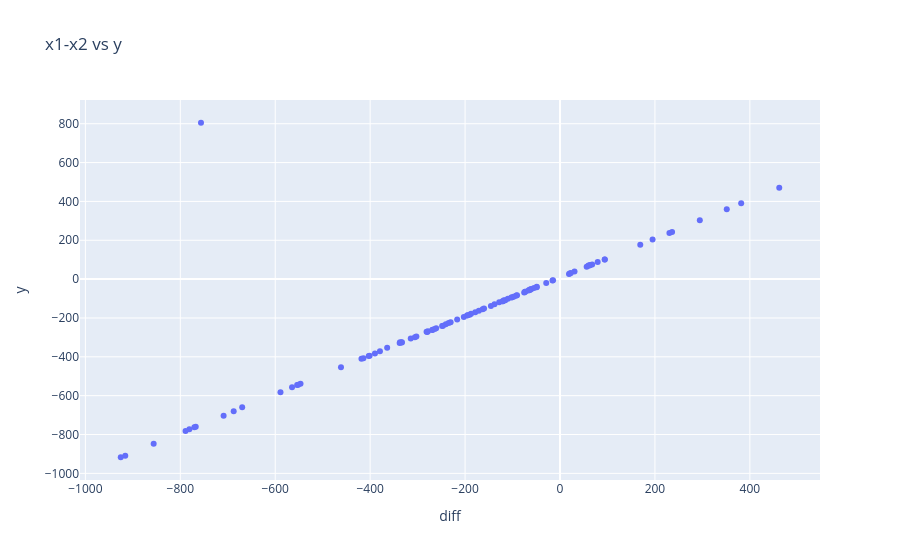

The notebook cell saved with this chart:
### Markdown cell above
widzimy że x1 jest dość mocno skorelowane względem y, a x2 tylko trochę, ale to potwierdza to co widać na wykresach, y rosnie to x1 tez, y rosnie to x2 troche maleje, a jednoczesnie x1 i x2 nie są ze sobą skorelowane co eliminuje nam problem współliniowości

### Code cell
dane["diff"]=dane["x1"]-dane["x2"]
fig3 = px.scatter(dane,x="diff",y="y",title = " x1-x2 vs y")
fig3.show()

### Figure 1 — Plotly figure (JSON) as saved in the notebook; plotly's stock layout.template omitted (floating-point values rounded to 4 significant figures)
{"data": [{"hovertemplate": "diff=%{x}<br>y=%{y}<extra></extra>", "legendgroup": "", "marker": {"color": "#636efa", "symbol": "circle"}, "mode": "markers", "name": "", "orientation": "v", "showlegend": false, "type": "scatter", "x": [-389.9, -178.6, -260.9, -767.5, -278.2, -925.5, 94.29, -230.5, -246.5, -118.0, -48.97, -190.4, -314.5, -337.8, -14.73, -62.14, -780.9, 169.1, -75.45, -145.6, -461.5, -856.1, -333.5, -240.6, -73.44, 195.1, 56.18, -364.2, -418.3, -588.9, -115.3, 30.6, -268.4, -546.7, -770.4, 18.94, -916.0, -248.4, 67.76, -60.18, -15.79, -49.01, -163.0, -196.0, 94.32, -553.8, -138.0, -100.5, -171.0, -564.6, -756.4, -234.6, 230.5, -305.7, -128.1, -109.8, 63.77, -337.0, 61.98, 79.36, -216.7, -73.43, -269.1, -187.4, -789.0, -91.59, -403.0, 294.5, -281.2, -401.1, 381.7, -120.4, -63.34, -194.7, -551.6, 236.1, -414.2, 461.9, -279.8, -379.4, -264.2, -202.7, -669.6, -102.7, -708.8, 20.67, -90.59, -54.82, -120.7, 351.3, -64.97, 22.72, -333.2, -66.36, -96.61, -687.5, 59.93, -160.0, -302.6, -29.03], "xaxis": "x", "y": [-382.6, -170.3, -252.6, -760.2, -268.3, -917.0, 101.1, -221.8, -239.5, -109.2, -39.81, -183.2, -305.5, -329.4, -5.908, -52.25, -773.2, 176.4, -68.34, -138.4, -453.5, -847.8, -325.2, -231.8, -65.43, 204.5, 63.92, -353.5, -409.7, -581.8, -108.3, 39.08, -260.6, -538.0, -761.9, 26.87, -908.8, -241.9, 75.31, -51.32, -7.578, -42.26, -154.8, -187.6, 101.4, -545.7, -129.9, -93.61, -162.6, -556.0, 805.0, -225.6, 237.2, -298.7, -119.6, -101.3, 72.29, -325.2, 70.55, 88.49, -207.7, -64.78, -261.4, -178.6, -781.7, -83.83, -395.5, 302.6, -270.9, -395.0, 390.4, -114.0, -55.81, -185.6, -543.5, 243.0, -406.9, 470.6, -272.5, -371.2, -256.2, -195.3, -659.5, -94.05, -702.8, 28.86, -83.25, -45.97, -113.5, 359.2, -56.47, 31.59, -326.4, -58.7, -89.09, -680.2, 69.7, -151.6, -295.8, -20.11], "yaxis": "y"}], "layout": {"legend": {"tracegroupgap": 0}, "title": {"text": " x1-x2 vs y"}, "xaxis": {"anchor": "y", "domain": [0, 1], "title": {"text": "diff"}}, "yaxis": {"anchor": "x", "domain": [0, 1], "title": {"text": "y"}}}}
